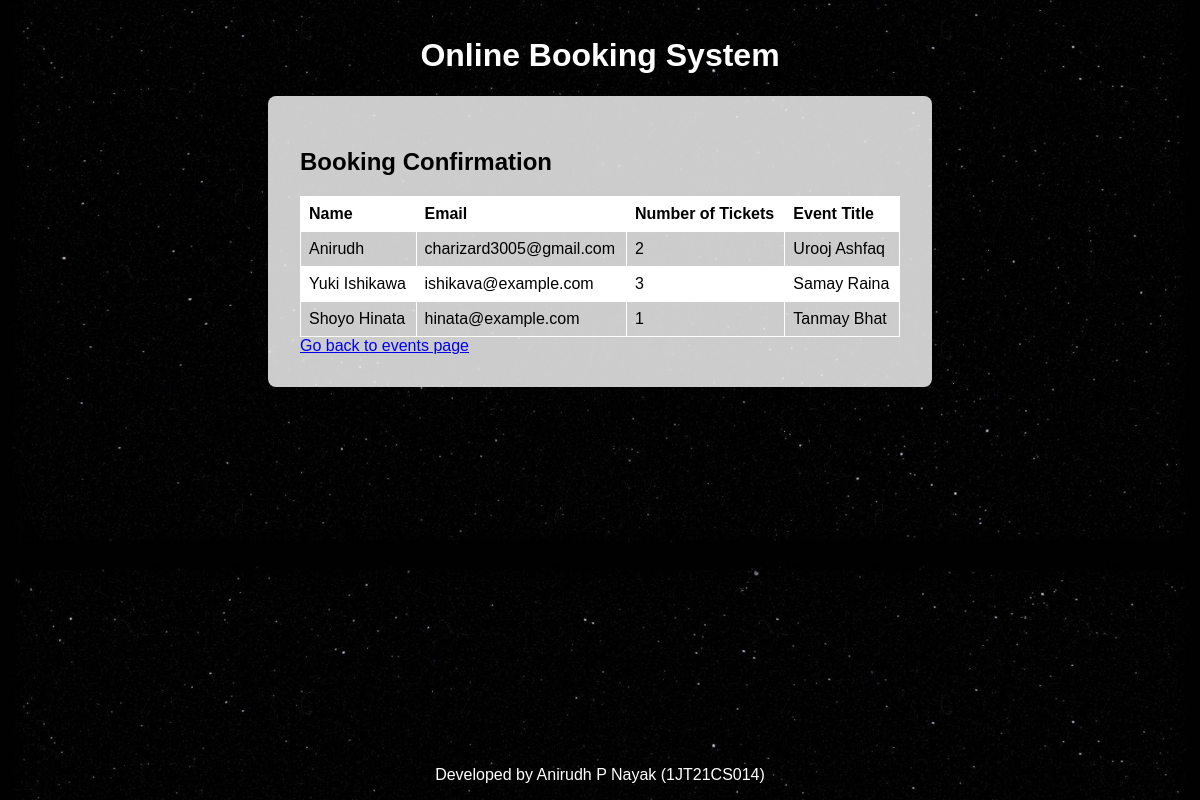
The app's page /confirmation/ with its own data.
### MyApp/models.py (models this page shows)
class TicketBooking(models.Model):
    name = models.CharField(max_length=100)
    email = models.EmailField()
    event = models.ForeignKey(ComedyShowEvent, on_delete=models.CASCADE)
    number_of_tickets = models.PositiveIntegerField()

class ComedyShowEvent(models.Model):
    title = models.CharField(max_length=100)
    date = models.DateField()
    time = models.TimeField()
    location = models.CharField(max_length=200)

### MyApp/views.py (the view)
# urls.py: path('confirmation/', views.booking_confirmation, name='booking_confirmation'),  # Ensure this line is correct
def booking_confirmation(request):
    bookings = TicketBooking.objects.all()
    return render(request, 'MyApp/booking_confirmation.html', {'bookings': bookings})

### MyApp/templates/MyApp/booking_confirmation.html
{% extends 'MyApp/base.html' %}
{% block content %}
<div class="container">
    <h2>Booking Confirmation</h2>
    <table class="table-container">
        <thead>
            <tr>
                <th>Name</th>
                <th>Email</th>
                <th>Number of Tickets</th>
                <th>Event Title</th>
            </tr>
        </thead>
        <tbody>
            {% for booking in bookings %}
                <tr>
                    <td>{{ booking.name }}</td>
                    <td>{{ booking.email }}</td>
                    <td>{{ booking.number_of_tickets }}</td>
                    <td>{{ booking.event.title }}</td>
                </tr>
            {% endfor %}
        </tbody>
    </table>
    <a href="{% url 'index' %}">Go back to events page</a>
</div>
{% endblock %}

### MyApp/templates/MyApp/base.html (shortened to what this page needs)
<!DOCTYPE html>
<html lang="en">
<head>
    {% load static %}
    <link rel="stylesheet" href="{% static 'css/styles.css' %}">
</head>
<body>
    <header>
        <h1>Online Booking System</h1>
    </header>
    <main>
        {% block content %}
        {% endblock %}
    </main>
    <footer>
        Developed by Anirudh P Nayak (1JT21CS014)
    </footer>
</body>
</html>

### MyApp/static/css/styles.css (style rules this page uses)
body { background-image: url('../images/back1.jpeg'); background-size: cover; background-position: center; font-family: Arial, sans-serif; margin: 0; padding: 0; }
header, footer { background-color: transparent; color: white; text-align: center; padding: 1em 0; position: fixed; width: 100%; left: 0; z-index: 1000; }
header { top: 0; }
footer { bottom: 0; }
.container { margin: 6em auto 3em auto; padding: 2em; background-color: rgba(255, 255, 255, 0.8); border-radius: 8px; width: 80%; max-width: 600px; }
.table-container { width: 100%; border-collapse: collapse; margin-top: 1em; }
.table-container th, .table-container td { border: 1px solid white; padding: 8px; text-align: left; }
.table-container th { background-color: white; font-weight: bold; }
.table-container tr:nth-child(even) { background-color: white; }

### records on screen
TicketBooking: name "Anirudh", email "charizard3005@gmail.com", number_of_tickets "2", event "Urooj Ashfaq"
TicketBooking: name "Yuki Ishikawa", email "ishikava@example.com", number_of_tickets "3", event "Samay Raina"
TicketBooking: name "Shoyo Hinata", email "hinata@example.com", number_of_tickets "1", event "Tanmay Bhat"
